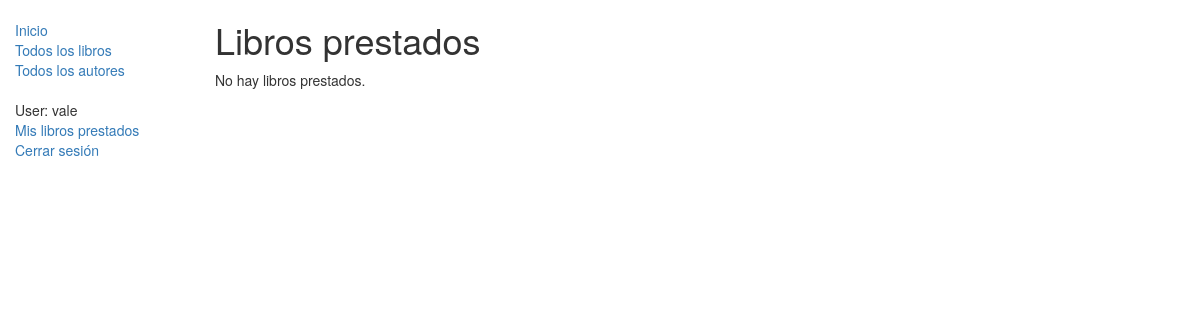
Before: /catalog/mybooks/ (signed in) with the older database file.
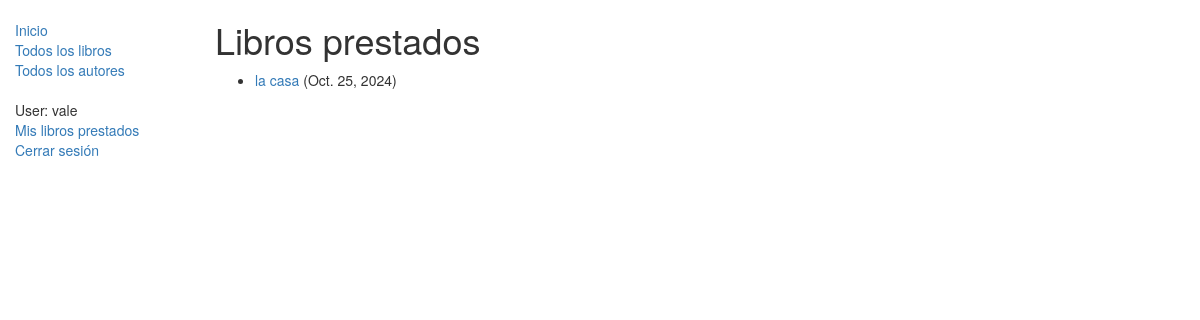
After: the same page with the newer database file.
### catalog/models.py (models this page shows, shortened)
class BookInstance(models.Model):
    id = models.UUIDField(primary_key=True, default=uuid.uuid4, help_text="ID único para este libro particular en toda la biblioteca")
    book = models.ForeignKey('Book', on_delete=models.SET_NULL, null=True)
    imprint = models.CharField(max_length=200)
    borrower = models.ForeignKey(User, on_delete=models.SET_NULL, null=True, blank=True)
    due_back = models.DateField(null=True, blank=True)
    LOAN_STATUS = (
        ('m', 'Maintenance'),
        ('o', 'On loan'),
        ('a', 'Available'),
        ('r', 'Reserved'),
    )
    status = models.CharField(max_length=1, choices=LOAN_STATUS, blank=True, default='m', help_text='Disponibilidad del libro')
    class Meta:
        ordering = ['due_back']
        permissions = (("can_mark_returned", "Set book as returned"),)

class Book(models.Model):
    title = models.CharField(max_length=200)
    author = models.ForeignKey('Author', on_delete=models.SET_NULL, null=True)
    summary = models.TextField(max_length=1000, help_text="Ingrese una breve descripción del libro")
    isbn = models.CharField('ISBN', max_length=13, help_text='13 Caracteres <a href="https://www.isbn-international.org/content/what-isbn">ISBN number</a>')
    genre = models.ManyToManyField(Genre, help_text='Seleccione un género para este libro')

### catalog/views.py (the view)
# urls.py: path('mybooks/', views.LoanedBooksByUserListView.as_view(), name='my-borrowed'),
class LoanedBooksByUserListView(LoginRequiredMixin, generic.ListView):
    model = BookInstance
    template_name = 'catalog/bookinstance_list_borrowed_user.html'
    paginate_by = 10
    def get_queryset(self):
        return BookInstance.objects.filter(borrower=self.request.user).filter(status__exact='o').order_by('due_back')

### catalog/templates/catalog/bookinstance_list_borrowed_user.html
{% extends "base_generic.html" %}
{% block content %}
    <h1>Libros prestados</h1>
    {% if bookinstance_list %}
    <ul>
      {% for bookinst in bookinstance_list %}
      <li class="{% if bookinst.is_overdue %}text-danger{% endif %}">
        <a href="{% url 'book-detail' bookinst.book.pk %}">{{bookinst.book.title}}</a> ({{ bookinst.due_back }})
      </li>
      {% endfor %}
    </ul>
    {% else %}
      <p>No hay libros prestados.</p>
    {% endif %}
{% endblock %}

### catalog/templates/base_generic.html (shortened to what this page needs)
<!DOCTYPE html>
<html lang="en">
<head>
  <link rel="stylesheet" href="https://maxcdn.bootstrapcdn.com/bootstrap/3.3.7/css/bootstrap.min.css">
  {% load static %}
  <link rel="stylesheet" href="{% static 'css/styles.css' %}">
</head>
<body>
  <div class="container-fluid">
    <div class="row">
      <div class="col-sm-2">
      {% block sidebar %}
      <ul class="sidebar-nav">
       <li><a href="{% url 'index' %}">Inicio</a></li>
<li><a href="{% url 'books' %}">Todos los libros</a></li>
<li><a href="">Todos los autores</a></li>
<ul class="sidebar-nav">
  <ul class="sidebar-nav">
    {% if user.is_authenticated %}
    <li>User: {{ user.get_username }}</li>
    <li><a href="{% url 'my-borrowed' %}">Mis libros prestados</a></li>
    <li><a href="{% url 'logout'%}?next={{request.path}}">Cerrar sesión</a></li>
    {% else %}
    <li><a href="{% url 'login'%}?next={{request.path}}">Iniciar sesión</a></li>
    {% endif %}
  </ul>
      </ul>
     {% endblock %}
      </div>
      <div class="col-sm-10 ">
      {% block content %}{% endblock %}
      </div>
    </div>
  </div>
</body>
</html>

### catalog/static/css/styles.css (style rules this page uses)
.sidebar-nav { margin-top: 20px; padding: 0; list-style: none; }

Changed rows visible on the page:
added BookInstance: book "la casa", due_back "Oct. 25, 2024"
Other visible differences:
text no longer shown: "No hay libros prestados."
